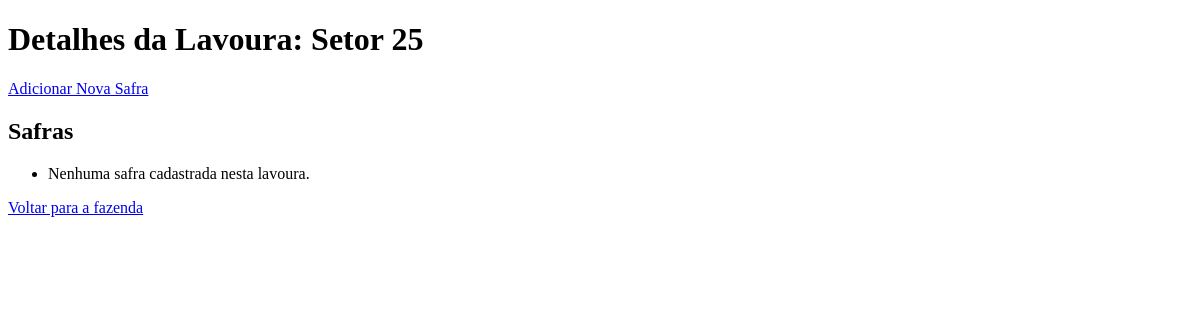
The page /farms/2/harvests/3/ on the database as committed earlier.
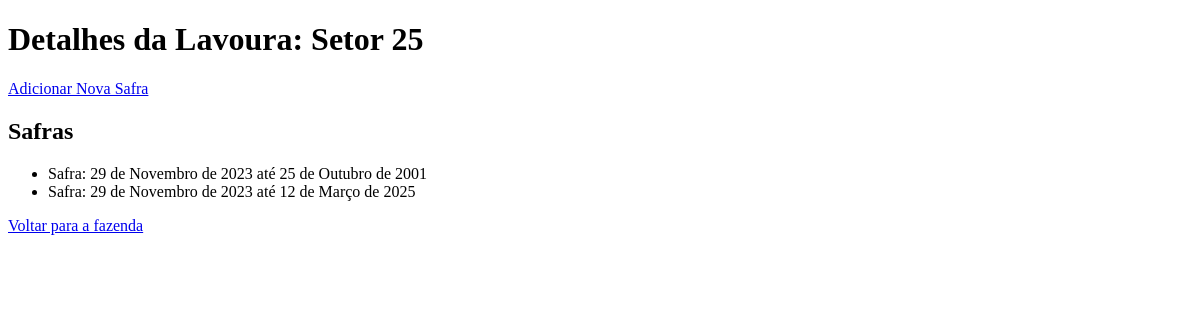
The same page on the database as committed later.
### app1/models.py (models this page shows)
class Tillage(models.Model):
    SEEDS = (
    ('Thompson_Seedless', 'Uva Thompson Seedless'),
    ('Red_Globe', 'Uva Red Globe'),
    ('Flame_Seedless', 'Uva Flame Seedless'),
    ('Concord', 'Uva Concord'),
    ('Muscat', 'Uva Muscat'),
    ('Cabernet_Sauvignon', 'Uva Cabernet Sauvignon'),
    ('Chardonnay', 'Uva Chardonnay'),
    ('Merlot', 'Uva Merlot'),
    ('Pinot_Noir', 'Uva Pinot Noir'),
    ('Zinfandel', 'Uva Zinfandel'),
    )
    startdate = models.DateField(auto_now=True)
    active = models.BooleanField(default=False)
    enddate = models.DateField()
    health = models.CharField(max_length=100)
    usedseed = models.CharField(max_length=60, choices=SEEDS)
    harvestId = models.ForeignKey(Harvest,
                                  null=False,
                                  on_delete=models.CASCADE,
                                  related_name='tillages')

### app1/views.py (the view)
# urls.py: path('farms/<int:farm_id>/harvests/<int:harvest_id>/', views.harvest_detail, name='harvest_detail'),
def harvest_detail(request, farm_id, harvest_id):
    farm = get_object_or_404(Farm, pk=farm_id)
    harvest = get_object_or_404(Harvest, pk=harvest_id, farm=farm)
    return render(request, 'app1/harvest_detail.html', {'farm': farm, 'harvest': harvest})

### Templates/app1/harvest_detail.html (shortened to what this page needs)
<!DOCTYPE html>
<html lang="en">
<head>
</head>
<body>
    <h1>Detalhes da Lavoura: {{ harvest.localization }}</h1>
    <a href="{% url 'app1:tillage_create' farm_id=harvest.farm_id harvest_id=harvest.pk %}">Adicionar Nova Safra</a>
    <h2>Safras</h2>
    <ul>
        {% for tillage in harvest.tillages.all %}
            <li>
                Safra: {{ tillage.startdate }} até {{ tillage.enddate }}
            </li>
        {% empty %}
            <li>Nenhuma safra cadastrada nesta lavoura.</li>
        {% endfor %}
    </ul>
    <a href="{% url 'app1:farm_detail' farm.pk %}">Voltar para a fazenda</a>
</body>
</html>

Rows that differ between the two databases and show on the page:
added Tillage: startdate "29 de Novembro de 2023", enddate "25 de Outubro de 2001"
added Tillage: startdate "29 de Novembro de 2023", enddate "12 de Março de 2025"
Other text that changed with them:
text no longer shown: "Nenhuma safra cadastrada nesta lavoura."
